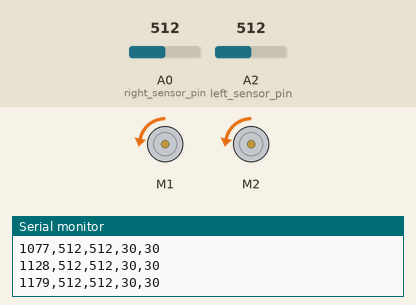
This sketch was run on a simulated Arduino Uno, built with avr-gcc and run on an emulated ATmega328P. Parts: 2 × DC motor (green arrow = forward, orange = backward, longer = faster), the last lines printed to the serial monitor. The inputs (shaded band) are chosen by the test bench; at power-on: A0 (right_sensor_pin) = 512, A2 (left_sensor_pin) = 512.

Above: at 1.2 s.
1.3 s: A0 (right_sensor_pin) set to 893
2.8 s: A0 (right_sensor_pin) set to 919
At 3.9 s:
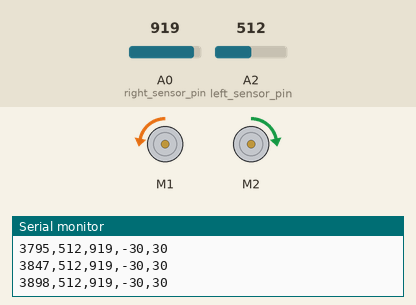
4.3 s: A2 (left_sensor_pin) set to 992
5.8 s: A2 (left_sensor_pin) set to 1017
7.3 s: A0 (right_sensor_pin) set to 900
At 7.7 s:
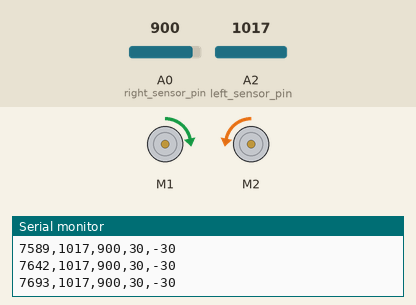
8.8 s: A0 (right_sensor_pin) set to 1023
At 9.7 s:
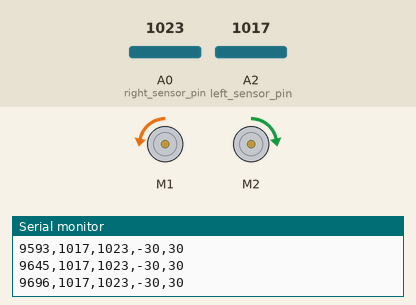
Timing chart, 0 to 11.3 s (numbered marks = the images above; inputs shaded):
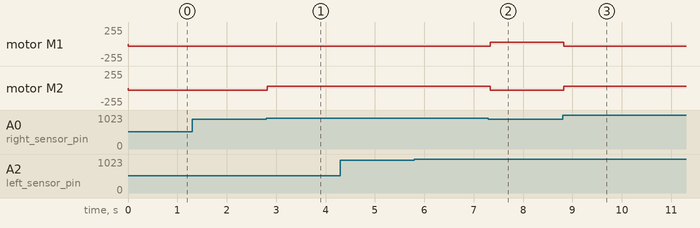

The sketch:

follow_line_data.ino
```cpp
// import necessary packages
#include <Wire.h>
#include <Adafruit_MotorShield.h>
#include "utility/Adafruit_MS_PWMServoDriver.h"

// initialize pins
Adafruit_MotorShield AFMS = Adafruit_MotorShield();
int input = 0;
int right_sensor_pin = A0;
int left_sensor_pin = A2;
Adafruit_DCMotor *right_motor = AFMS.getMotor(1);
Adafruit_DCMotor *left_motor = AFMS.getMotor(2);


// set initial sensor and motor values
int forward_speed = 0;
int sensor_threshold = 900;
int default_forward_speed = 30;
int right_speed = 0;
int left_speed = 0;
unsigned long t;

void setup() {
  // begin serial communication and the motor shield
  Serial.begin(9600);
  AFMS.begin();
  right_motor->setSpeed(forward_speed);
  left_motor->setSpeed(forward_speed);
}

void loop() {
  // set the speed of the motors to 30
  right_motor->setSpeed(default_forward_speed);
  left_motor->setSpeed(default_forward_speed);
  // turn right if the right sensor is on the line and update
  // left and right wheel speeds
  if (analogRead(right_sensor_pin) > sensor_threshold) {
    right_motor->run(BACKWARD);
    left_motor->run(FORWARD);
    right_speed = default_forward_speed;
    left_speed = -default_forward_speed ;
  }
  // turn left if the left sensor is on the line and update
  // left and right wheel speeds
  else if (analogRead(left_sensor_pin) > sensor_threshold) {
    right_motor->run(FORWARD);
    left_motor->run(BACKWARD);
    right_speed = -default_forward_speed;
    left_speed = default_forward_speed ;
  }
  // move forward if neither sensor is on the line and update
  // left and right wheel speeds
  else {
    right_motor->run(BACKWARD);
    left_motor->run(BACKWARD);
    right_speed = default_forward_speed;
    left_speed = default_forward_speed ;
  }
  // print time, left sensor value, right sensor value, left speed
  // and right speed to serial monitor
  Serial.print(millis());    Serial.print(",");
  Serial.print(analogRead(left_sensor_pin));    Serial.print(",");
  Serial.print(analogRead(right_sensor_pin));    Serial.print(",");
  Serial.print(left_speed);    Serial.print(",");
  Serial.println(right_speed);
  delay(50);

}
```

Measured:
- the behaviour switches between 900 and 901 on A0 (right_sensor_pin) (found by bisection; images 0 and 1)
- after the input at 2.8 s, motor M2: backward 30/255 → forward 30/255 at once
- after the input at 7.3 s, motor M1: backward 30/255 → forward 30/255 at once; motor M2: forward 30/255 → backward 30/255 at once
- after the input at 8.8 s, motor M1: forward 30/255 → backward 30/255 at once; motor M2: backward 30/255 → forward 30/255 at once
